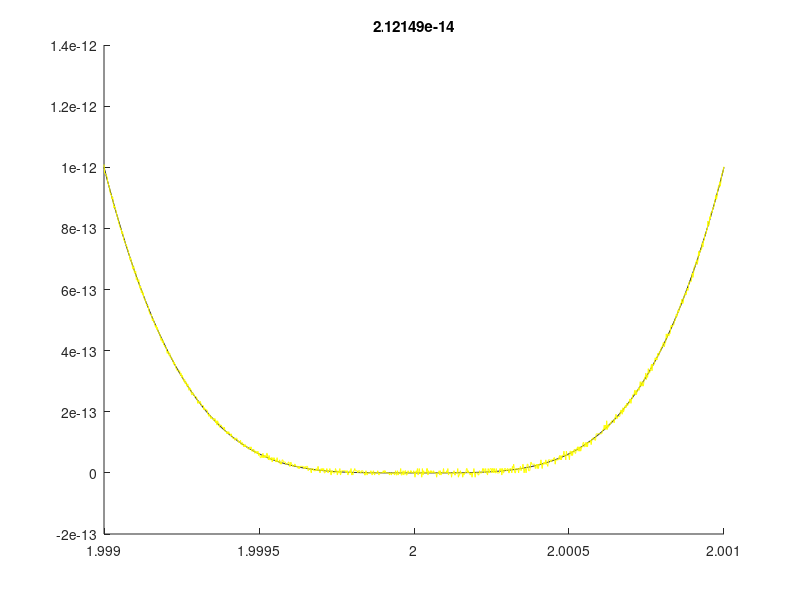
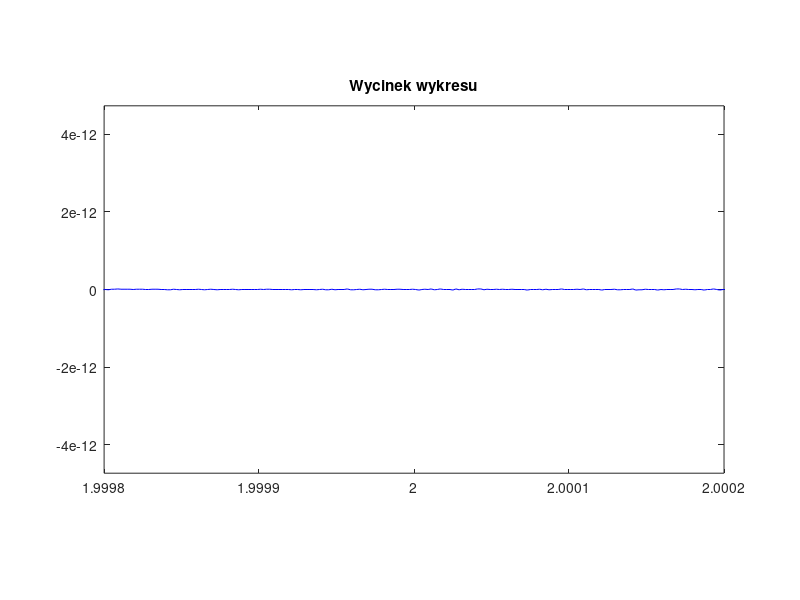
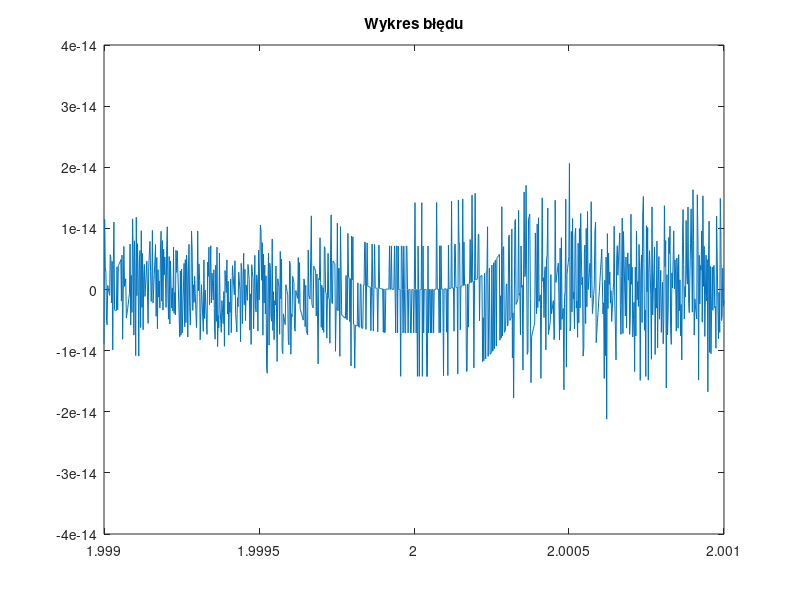

Write MATLAB code to recreate these figures, in order.
clc
clear all
close all
d = 10^(-3)
format('longE')

x = linspace(2-d, 2+d, 1000)
a = (x-2)

f1 = @(x) a.^4
%f2 = @(x) x.*x.*x.*x-x.*x.*x+x.*x-x+16
f2 = @(x) x.^4 - 8*x.^3 + 24*x.^2 - 32.*x + 16
t = max(abs(f1(x)-f2(x)))

hold on
plot(x, f1(x), 'k')
plot(x, f2(x), 'y')
title(t)

figure
plot(x, f1(x), 'y')
plot(x, f2(x), 'b')
axis([1.9998, 2.0002, -0.025*10e-13, 0.025*10e-13])
title('Wycinek wykresu')

figure
plot(x, f1(x)-f2(x))
title('Wykres błędu')